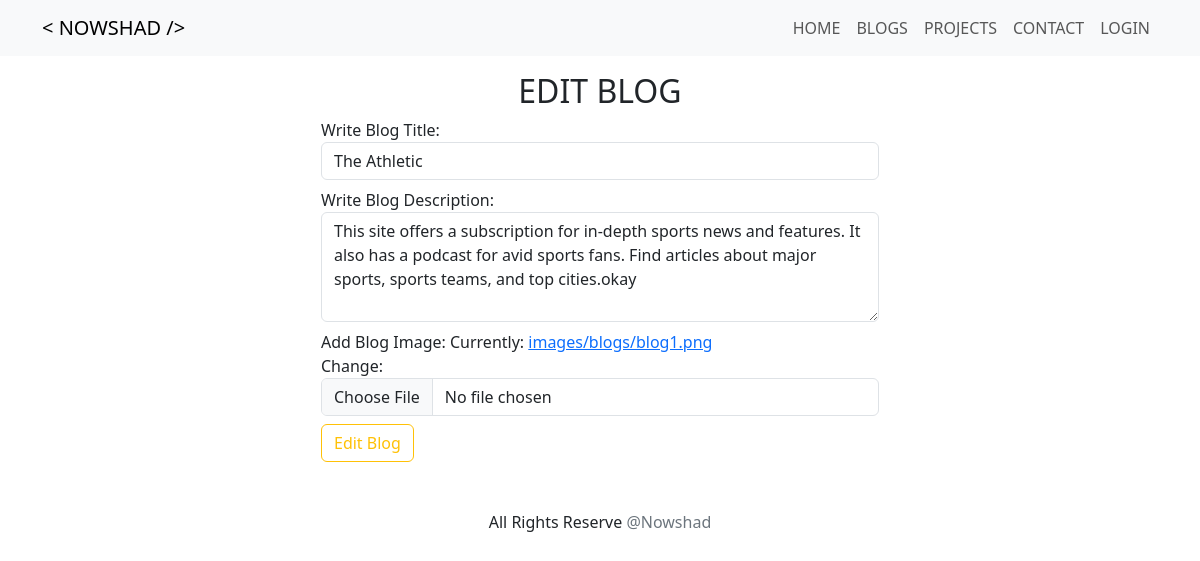
The app's page /blogs/edit-blog/6/, older data.
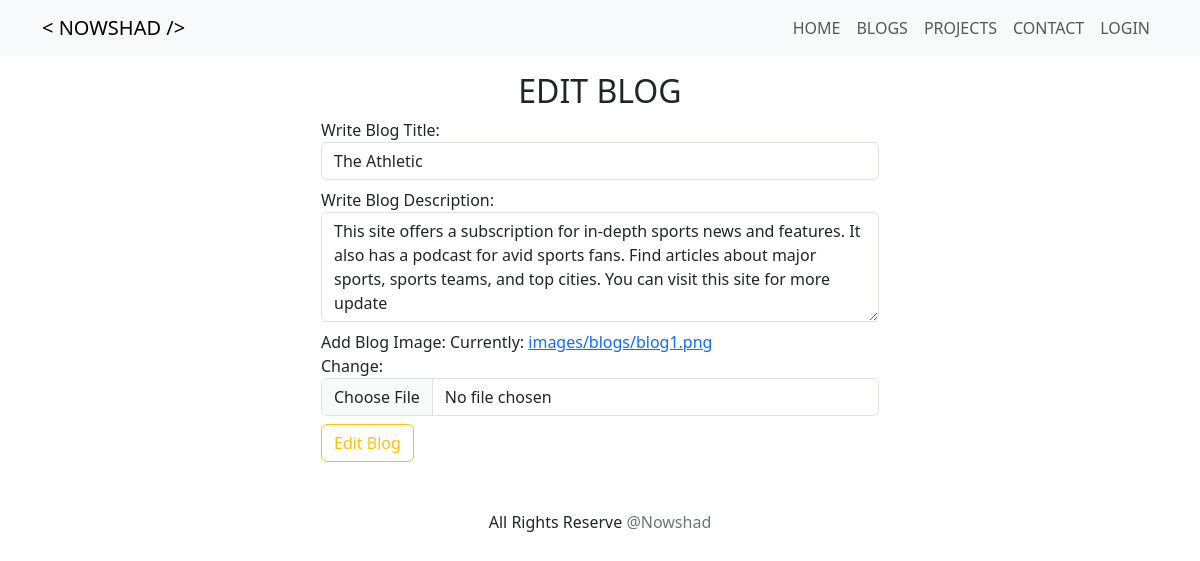
The same page, newer data.
### blogs/models.py (models this page shows, shortened)
class Blogs(models.Model):
    title = models.CharField(max_length=200)
    description = models.TextField()
    blog_image = models.ImageField(upload_to='images/blogs')
    created_at = models.DateField(auto_now_add=True)
    updated_at = models.DateField(auto_now=True)

### blogs/views.py (the view)
# urls.py: path('edit-blog/<int:blog_id>/', views.edit_blog, name='edit_blog'),
def edit_blog(request, blog_id):
    blog = get_object_or_404(Blogs, id=blog_id)
    if request.method == 'POST':
        form = BlogForm(request.POST, request.FILES, instance=blog)
        if form.is_valid():
            form.save()
            return redirect('show_blogs')
    else:
        form = BlogForm(instance=blog)
    return render(request, 'edit_blog.html', {'form': form, 'blog': blog})

### blogs/forms.py
class BlogForm(ModelForm):
    def __init__(self, *args, **kwargs):
        super(BlogForm, self).__init__(*args, **kwargs)
        self.fields['title'].widget.attrs.update({'class': 'form-control mb-2'})
        self.fields['description'].widget.attrs.update({'class': 'form-control mb-2'})
        self.fields['blog_image'].widget.attrs.update({'class': 'form-control mb-2'})
    class Meta:
        model = Blogs
        fields = ['title', 'description', 'blog_image']
        widgets = {
            'description': Textarea(attrs={'rows': 4, 'class': 'form-control'}),
        }
        error_messages = {
            'blog_image': {
                'required': '',
            },
        }
        labels = {
                'title' : ('Write Blog Title'),
                'description' : ('Write Blog Description'),
                'blog_image' : ('Add Blog Image')
            }

### blogs/templates/edit_blog.html (shortened to what this page needs)
{% extends "base.html" %}
{% block content %}
<h1 class="text-center fs-2 display-3 text-uppercase mt-3">Edit Blog</h1>
<div class="d-flex justify-content-center align-items-center">
    <div class="w-50">
        <form method="post">
            {{form}}
            <button type="submit" class="btn btn-outline-warning">Edit Blog</button>
        </form>
    </div>
</div>
{% endblock content %}

Row changes from the older to the newer data that the page shows:
changed Blogs "The Athletic": description "…sports teams, and top cities.okay" → "…sports teams, and top cities. You can visit this site for more update"
